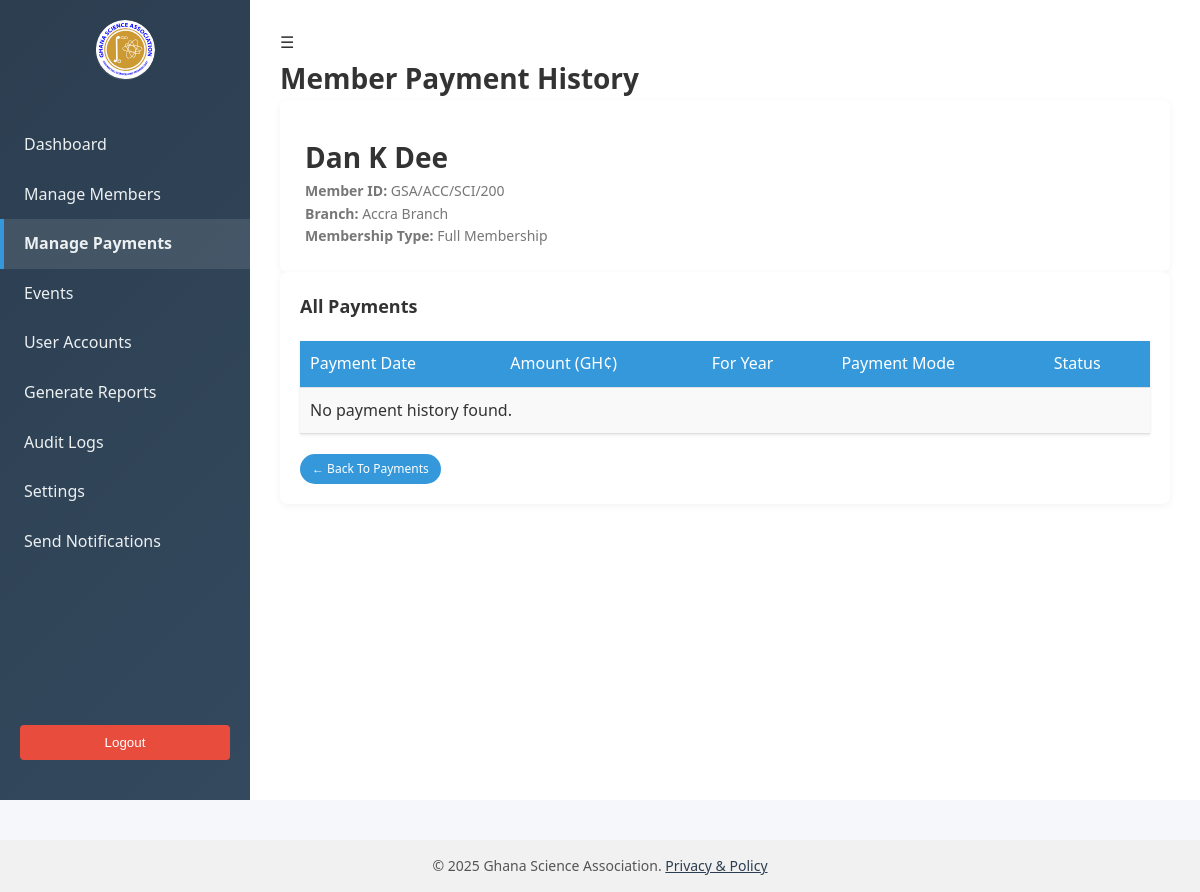
Page /dashboards/view_payments.php?member_id=1 (signed in) on the committed database.
### tables this page shows
CREATE TABLE `members` (
  `id` int(11) NOT NULL,
  `member_id` varchar(100) DEFAULT NULL,
  `title` enum('Prof.','Dr.','Rev.','Mr.','Mrs.','Ms.','Miss.') DEFAULT NULL,
  `first_name` varchar(100) DEFAULT NULL,
  `last_name` varchar(100) DEFAULT NULL,
  `other_names` varchar(100) DEFAULT NULL,
  `email` varchar(150) DEFAULT NULL,
  `phone` varchar(20) DEFAULT NULL,
  `dob` date DEFAULT NULL,
  `gender` enum('Male','Female','Other') DEFAULT NULL,
  `national_id` varchar(50) DEFAULT NULL,
  `region` varchar(100) DEFAULT NULL,
  `residential_address` text DEFAULT NULL,
  `postal_address` text DEFAULT NULL,
  `date_registered` datetime DEFAULT current_timestamp(),
  `status` enum('Pending','Approved','Rejected','Inactive') DEFAULT 'Pending',
  `branch_id` varchar(20) DEFAULT NULL,
  `letter_issued` tinyint(1) DEFAULT 0,
  `notes` text DEFAULT NULL,
  `next_renewal_date` date DEFAULT NULL,
  `membership_expiry_date` date DEFAULT NULL
);

CREATE TABLE `branches` (
  `id` int(11) NOT NULL,
  `branch_code` varchar(10) DEFAULT NULL,
  `branch_name` varchar(100) DEFAULT NULL
);

CREATE TABLE `membership_types` (
  `id` int(11) NOT NULL,
  `type_name` varchar(50) DEFAULT NULL,
  `annual_dues` decimal(10,2) DEFAULT NULL
);

### dashboards/view_payments.php (the view, shortened to what this page needs)
<?php
require_once '../includes/db_connect.php';
$member_id = intval($_GET['member_id'] ?? 0);
$member_stmt = $conn->prepare("
    SELECT m.member_id, m.first_name, m.other_names, m.last_name, a.branch_id, b.branch_name, mt.type_name
    FROM members m
    JOIN affiliations a ON m.id = a.member_id
    JOIN branches b ON a.branch_id = b.id
    LEFT JOIN member_category mc ON m.id = mc.member_id
    LEFT JOIN membership_types mt ON mc.membership_type_id = mt.id
    WHERE m.id = ?
");
$member_stmt->bind_param("i", $member_id);
$member_stmt->execute();
$member = $member_stmt->get_result()->fetch_assoc();
$payments = [];
include '../includes/header.php';
?>
<div class="dashboard">
    <aside class="sidebar">
        <div class="logo"></div>
        <nav>
            <?php if ($_SESSION['role'] === 'Admin'): ?>
                <a href="admin_dashboard.php">Dashboard</a>
                <a href="manage_members.php">Manage Members</a>
                <a href="manage_payments.php" class="active">Manage Payments</a>
                <a href="manage_events.php">Events</a>
                <a href="manage_users.php">User Accounts</a>
                <a href="generate_reports.php">Generate Reports</a>
                <a href="view_logs.php" >Audit Logs</a>
                <a href="settings.php">Settings</a>
                <a href="send_notifications.php" >Send Notifications</a>
            <?php endif; ?>
        </nav>
        <form action="../logout.php" method="post" style="width: 100%; display: flex; justify-content: center; margin-top: auto;">
            <button type="submit" class="logout">Logout</button>
        </form>
    </aside>
    <main class="main">
        <header>
            <div class="hamburger" onclick="document.querySelector('.sidebar').classList.toggle('active')">☰</div>
            <h1>Member Payment History</h1>
        </header>
        <div class="card">
            <h2><?= htmlspecialchars($member['first_name'] . ' ' . $member['other_names'] . ' ' . $member['last_name']) ?></h2>
            <p><strong>Member ID:</strong> <?= htmlspecialchars($member['member_id']) ?></p>
            <p><strong>Branch:</strong> <?= htmlspecialchars($member['branch_name']) ?></p>
            <p><strong>Membership Type:</strong> <?= htmlspecialchars($member['type_name'] ?? 'N/A') ?></p>
        </div>
        <div class="table-card">
            <h3>All Payments</h3>
            <table>
                <tr>
                    <th>Payment Date</th>
                    <th>Amount (GH¢)</th>
                    <th>For Year</th>
                    <th>Payment Mode</th>
                    <th>Status</th>
                </tr>
                <?php if ($payments): ?>
                    <?php foreach ($payments as $p):
                        $mode = strtolower($p['payment_mode'] ?? '');
                        $mode_class = match ($mode) {
                            'mobile money' => 'badge info',
                            'bank deposit' => 'badge success',
                            'cash'         => 'badge neutral',
                            default        => 'badge warning'
                        };
                    ?>
                        <tr>
                            <td><?= date('M d, Y', strtotime($p['payment_date'])) ?></td>
                            <td><?= number_format($p['amount_paid'], 2) ?></td>
                            <td><?= $p['payment_year'] ?></td>
                            <td><span class="<?= $mode_class ?>"><?= htmlspecialchars($p['payment_mode'] ?? 'Unknown') ?></span></td>
                            <td><span class="badge <?= strtolower($p['status']) ?>"><?= $p['status'] ?></span></td>
                        </tr>
                    <?php endforeach; ?>
                <?php else: ?>
                    <tr><td colspan="5">No payment history found.</td></tr>
                <?php endif; ?>
            </table>
            <a href="manage_payments.php" class="badge info">← Back to Payments</a>
        </div>
    </main>
</div>
<?php include '../includes/footer.php'; ?>

### assets/styles.css (style rules this page uses)
* { margin: 0; padding: 0; box-sizing: border-box; }
body { font-family: 'Segoe UI', Tahoma, Geneva, Verdana, sans-serif; background: #f4f6f9; color: #333; line-height: 1.6; background-color: #f5f7fa; }
:root { --primary-color: #3498db; --secondary-color: #2c3e50; --accent-color: #e74c3c; --light-gray: #f5f5f5; --light-color: #ecf0f1; --medium-gray: #e0e0e0; --dark-gray: #333; --dark-color: #34495e; --danger-color: #e74c3c; --white: #ffffff; --success-color: #2ecc71; --warning-color: #f39c12; --danger-color: #e74c3c; --info-color: #3498db; --sidebar-bg: #2f3640; --sidebar-hover: #414b57; --card-shadow: 0 2px 8px rgba(0,0,0,0.05); --transition: all 0.3s ease; --success-color: #2ecc71; }
.dashboard { display: flex; min-height: 100vh; }
.sidebar { width: 250px; background: linear-gradient(135deg, #2c3e50, #34495e); color: white; display: flex; flex-direction: column; align-items: center; padding: 20px 0; position: fixed; left: 0; top: 0; bottom: 0; height: 100vh; z-index: 1000; }
.sidebar .logo { width: 60px; height: 60px; background: url('gsa_logo.svg') no-repeat center; background-size: contain; border-radius: 50%; margin-bottom: 40px; }
.sidebar nav { display: flex; flex-direction: column; width: 100%; flex-grow: 1; }
.sidebar nav a { display: block; padding: 12px 20px; color: #ecf0f1; text-decoration: none; transition: var(--transition); border-left: 4px solid transparent; }
.sidebar nav a.active { background-color: rgba(255, 255, 255, 0.1); border-left: 4px solid var(--primary-color); font-weight: bold; }
.main { flex: 1; padding: 30px; margin-left: 250px; background-color: var(--white); transition: var(--transition); }
header h1 { margin: 0; color: var(--dark-gray); font-size: 28px; }
.logo { height: 80px; display: flex; align-items: center; justify-content: center; border-bottom: 1px solid rgba(255, 255, 255, 0.1); }
.card { flex: 1; background: white; padding: 25px; border-radius: 8px; box-shadow: var(--card-shadow); transition: transform 0.3s, box-shadow 0.3s; }
.card p { color: #777; font-size: 14px; }
.card h2 { font-size: 28px; margin-top: 10px; color: var(--dark-gray); }
.table-card { flex: 1; background: white; border-radius: 8px; padding: 20px; box-shadow: var(--card-shadow); margin-bottom: 30px; }
.table-card h3 { margin-bottom: 20px; color: var(--dark-gray); font-size: 18px; }
table { width: 100%; border-collapse: collapse; margin: 20px 0; box-shadow: 0 1px 3px rgba(0,0,0,0.1); }
.table-card table { width: 100%; border-collapse: collapse; }
.table-card table th, .table-card table td { padding: 10px; text-align: left; }
.table-card table tr:nth-child(even) { background: #f9f9f9; }
th, td { padding: 12px 15px; text-align: left; border-bottom: 1px solid var(--medium-gray); }
th { background-color: var(--primary-color); color: white; font-weight: 500; }
tr:nth-child(even) { background-color: var(--light-gray); }
.badge { display: inline-block; padding: 5px 12px; border-radius: 20px; font-size: 12px; font-weight: 500; color: white; text-decoration: none; transition: var(--transition); text-transform: capitalize; }
.badge.registered, .badge.info { background-color: var(--info-color); }
.logout { background: var(--danger-color); color: white; border: none; padding: 10px 20px; border-radius: 4px; cursor: pointer; margin: 20px auto; display: block; width: calc(100% - 40px); }
button { background:#2f3640; color:white; padding:10px 20px; border:none; border-radius:4px; cursor:pointer; }
a { text-decoration: none; }

### rows in the picture
members: first_name+other_names+last_name "Dan K Dee", member "GSA/ACC/SCI/200", branch.branch_name "Accra Branch", membership_types.type_name "Full Membership"
